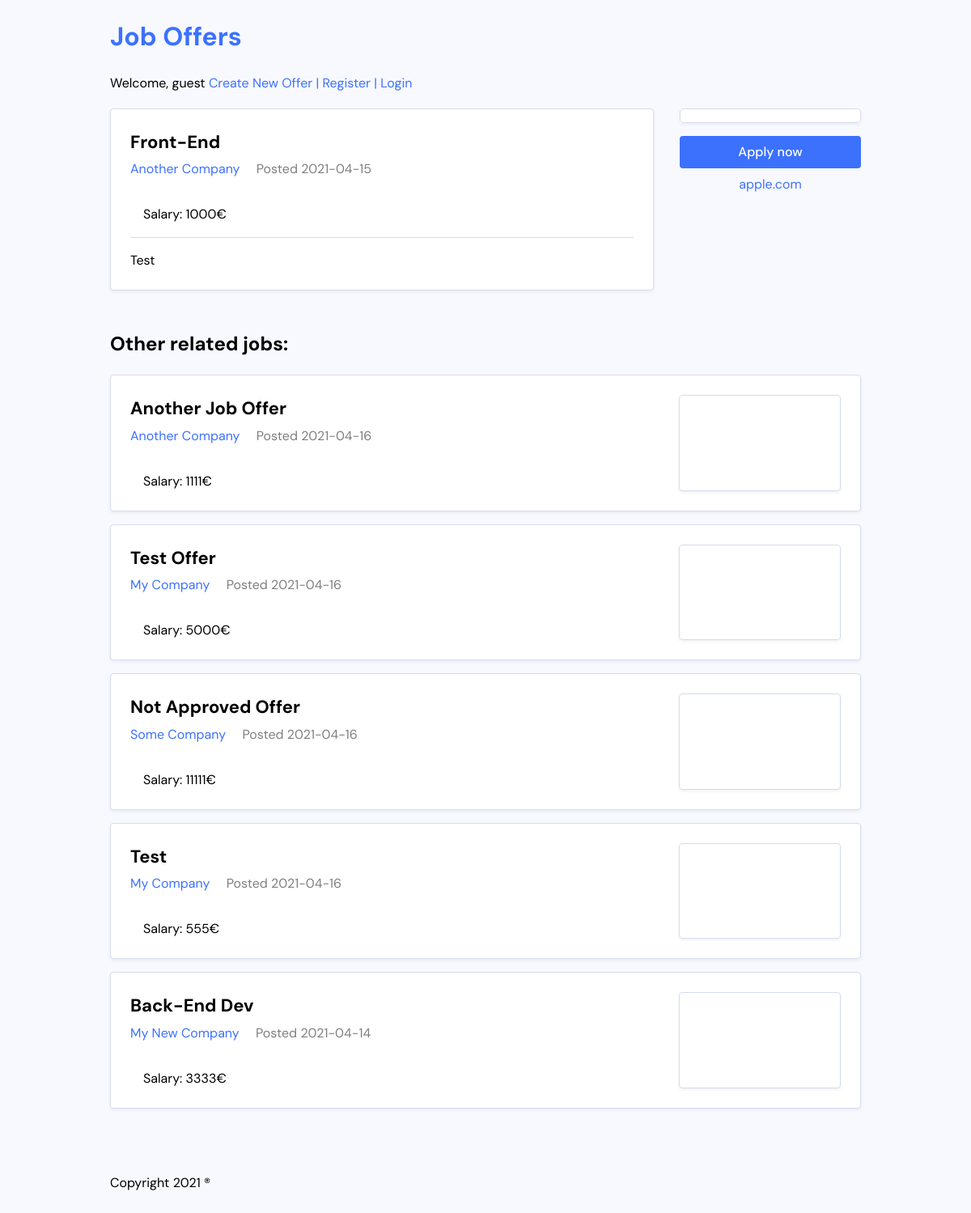
Screenshot of /details.php?id=7 with the database file from the repository.
### tables this page shows
CREATE TABLE `job_offers` (
  `id` int(11) NOT NULL,
  `title` varchar(200) NOT NULL,
  `description` mediumtext NOT NULL,
  `company` varchar(200) NOT NULL,
  `salary` int(11) NOT NULL,
  `posted_on` date DEFAULT curdate(),
  `approved` varchar(50) NOT NULL DEFAULT 'false'
);

### details.php (called while the page is built, shortened)
<?php
require_once 'common.php';
if (isset($_GET['id'])){
    $itemRepo = new \Repositories\Items\ItemRepository($db);
    $id = $_GET['id'];
    $item = $itemRepo->getById($id);
    $lines = explode("\n", $item->getDescription());
    $allItems = $itemRepo->getAll();
    $allItems = iterator_to_array($allItems);
    $filtered = array_filter($allItems, function ($i) {
        global $id;
        return $i['id'] !== $id;
    });
}
require_once 'views/details.php';

### common.php (called while the page is built, shortened)
<?php
spl_autoload_register(function ($className) {
    $className = str_replace("\\", DIRECTORY_SEPARATOR, $className);
});
try {
    $pdo = new PDO("mysql:dbname=job_publications;host=localhost:3306", "root", "");
    $db = new \Database\PDODatabase($pdo);
} catch(Exception $e) {
    echo $e->getMessage();
    exit;
}
$usergreet = 'guest';

### Repositories/Items/ItemRepository.php (called while the page is built, shortened)
<?php
class ItemRepository implements ItemRepositoryInterface
{
    private DatabaseInterface $db;
    public function __construct(DatabaseInterface $db)
    {
        $this->db = $db;
    }
    public function getAll(): \Generator
    {
        return $this->db->query("SELECT * FROM job_offers ORDER BY posted_on DESC ")->execute()->fetch();
    }
    public function getById(int $id): ItemDTO
    {
        $item = $this->db->query("SELECT * FROM job_offers WHERE id = ?")->execute([$id])->fetch();
        $item = $item->current();
        return new ItemDTO($item['title'], $item['company'], $item['salary'], $item['description'], $item['posted_on'], $item['approved']);
    }
}

### Database/PDODatabase.php (called while the page is built, shortened)
<?php
class PDODatabase implements DatabaseInterface
{
    private $pdo;
    public function __construct(\PDO $pdo)
    {
        $this->pdo = $pdo;
    }
    public function query(string $query): DatabaseStatementInterface
    {
        return new DatabaseStatement($this->pdo->prepare($query));
    }
}

### Database/DatabaseStatement.php (called while the page is built, shortened)
<?php
class DatabaseStatement implements DatabaseStatementInterface
{
    private $pdoStatement;
    public function __construct(\PDOStatement $pdoStatement)
    {
        $this->pdoStatement = $pdoStatement;
    }
    public function execute(array $params = []): DatabaseStatementInterface
    {
        $this->pdoStatement->execute($params);
        return $this;
    }
    public function fetch(): \Generator
    {
       $row = $this->pdoStatement->fetch(\PDO::FETCH_ASSOC);
       while ($row !== false) {
           $row = $this->pdoStatement->fetch(\PDO::FETCH_ASSOC);
       }
    }
}

### Data/Items/ItemDTO.php (called while the page is built, shortened)
<?php
class ItemDTO
{
    private $title;
    private $company;
    private $salary;
    private $description;
    private $postedOn;
    public function __construct($title, $company, $salary, $description, $postedOn, $approved)
    {
        $this->title = $title;
        $this->company = $company;
        $this->salary = $salary;
        $this->description = $description;
        $this->postedOn = $postedOn;
    }
    public function getTitle()
    {
        return $this->title;
    }
    public function getCompany()
    {
        return $this->company;
    }
    public function getSalary()
    {
        return $this->salary;
    }
    public function getDescription()
    {
        return $this->description;
    }
    public function getPostedOn()
    {
        return $this->postedOn;
    }
}

### views/details.php (the view, shortened to what this page needs)
<?php require_once "views/templates/header.php"; ?>
    <div class="job-single">
        <main class="job-main">
            <div class="job-card">
                <div class="job-primary">
                    <header class="job-header">
                        <h2 class="job-title"><a href="details.php?id=<?php echo $id ?>"><?php echo $item->getTitle() ?></a></h2>
                        <div class="job-meta">
                            <a class="meta-company" href="details.php?id=<?php echo $id ?>"><?php echo $item->getCompany() ?></a>
                            <span class="meta-date">Posted <?php echo $item->getPostedOn() ?></span>
                        </div>
                        <div class="job-details">
                            <span class="job-type">Salary: <?php echo $item->getSalary() ?>&euro;</span>
                        </div>
                    </header>
                    <div class="job-body">
                        <?php foreach ($lines as $line):?>
                            <p><?php echo $line ?></p>
                        <?php endforeach; ?>
                    </div>
                </div>
            </div>
        </main>
        <aside class="job-secondary">
            <div class="job-logo">
                <div class="job-logo-box">
                </div>
            </div>
            <a href="#" class="button button-wide">Apply now</a>
            <a href="#">apple.com</a>
        </aside>
    </div>
    <h2 class="section-heading">Other related jobs:</h2>
    <ul class="jobs-listing">
<?php foreach($filtered as $item): ?>
    <li class="job-card">
        <div class="job-primary">
            <h2 class="job-title"><a href="details.php?id=<?php echo $item['id'] ?>"><?php echo $item['title'] ?></a></h2>
            <div class="job-meta">
                <a class="meta-company" href="details.php?id=<?php echo $item['id'] ?>"><?php echo $item['company'] ?></a>
                <span class="meta-date">Posted <?php echo $item['posted_on'] ?></span>
            </div>
            <div class="job-details">
                <span class="job-type">Salary: <?php echo $item['salary'] ?>&euro;</span>
            </div>
        </div>
        <div class="job-logo">
            <div class="job-logo-box">
            </div>
        </div>
    </li>
<?php endforeach; ?>
<?php require_once "views/templates/footer.php"; ?>

### views/templates/header.php (shortened to what this page needs)
<!DOCTYPE html>
<html lang="en">
<head>
    <link rel="stylesheet" href="css/master.css">
</head>
<body>
<div class="site-wrapper">
    <header class="site-header">
        <h1 class="site-title"><a href="index.php">Job Offers</a></h1>
        <nav>
            <span>Welcome, <?= $usergreet; ?></span>
            <a href="create.php">Create New Offer | </a>
            <?= $usergreet !== 'guest' ? '<a href="logout.php">Logout</a> | Administrator links: <a href="admin.php">Edits</a>'
             : '<a href="register.php">Register | </a>
                <a href="login.php">Login</a>'?>
        </nav>
    </header>

### views/templates/footer.php
<footer class="site-footer">
    <p>Copyright 2021 &reg;</p>
</footer>
</div>
</body>
</html>

### css/master.css (style rules this page uses)
html { line-height: 1.15; -webkit-text-size-adjust: 100%; }
body { margin: 0; }
main { display: block; }
h1 { font-size: 2em; margin: 0.67em 0; }
a { background-color: transparent; }
html { -webkit-box-sizing: border-box; -moz-box-sizing: border-box; box-sizing: border-box; }
*, *:before, *:after { -webkit-box-sizing: inherit; -moz-box-sizing: inherit; box-sizing: inherit; }
:root { --color-base: #f8f9ff; --color-primary: #3c71fe; --color-separator: #d5dcef; --font-sans: "DM Sans", sans-serif; }
body { background: var(--color-base); font-family: var(--font-sans); line-height: 1.5; }
a { color: var(--color-primary); text-decoration: none; }
.site-wrapper { max-width: 58em; margin: 0 auto; }
.jobs-listing { margin: 0; padding: 0; }
.jobs-listing li { margin-bottom: 1em; }
.job-card { margin: 0; padding: 1.5em; list-style: none; background: white; border: 1px solid var(--color-separator); border-radius: 0.25em; box-shadow: 0px 2px 4px rgba(0, 0, 0, 0.06); display: flex; }
.job-card .job-primary { flex: 1 1 auto; }
.job-card .job-title { margin: 0; font-size: 1.375em; margin-bottom: 0.25em; }
.job-card .job-title a { color: black; }
.job-card .job-details { margin-top: 2em; }
.job-card .job-type { margin-left: 1em; display: inline-block; }
.job-card .meta-date { opacity: 0.5; margin-left: 1em; }
.job-logo { flex: 0 0 12.5em; background: white; display: flex; align-items: stretch; justify-content: stretch; }
.job-logo-box { max-height: 7.875em; border: 1px solid var(--color-separator); border-radius: 0.25em; box-shadow: 0px 2px 4px rgba(0, 0, 0, 0.06); display: flex; align-items: center; justify-content: center; padding: 0.5em; width: 100%; }
.job-single { display: flex; }
.job-single .job-secondary { flex: 0 0 14em; margin-left: 2em; text-align: center; }
.job-single .job-secondary .button { margin-bottom: 0.5em; }
.job-single .job-main { flex: 1 1 auto; }
.job-single .job-body { margin-top: 1em; padding-top: 1em; border-top: 1px solid var(--color-separator); }
.job-single .job-body p:first-child { margin-top: 0; }
.job-single .job-body p:last-child { margin-bottom: 0; }
.job-single .job-logo { margin-bottom: 1em; }
.section-heading { margin-top: 2em; }
.site-footer { margin-top: 5em; margin-bottom: 2em; }
.button { padding: 0.5em 0.75em; border-radius: 0.25em; background: var(--color-primary); color: white; font-weight: 500; text-align: center; display: inline-block; }
.button-wide { width: 100%; }

### rows the page displays
job_offers: title "Front-End", company "Another Company", posted_on "2021-04-15", salary "1000", description "Test"
job_offers: title "Another Job Offer", company "Another Company", posted_on "2021-04-16", salary "1111"
job_offers: title "Test Offer", company "My Company", posted_on "2021-04-16", salary "5000"
job_offers: title "Not Approved Offer", company "Some Company", posted_on "2021-04-16", salary "11111"
job_offers: title "Test", company "My Company", posted_on "2021-04-16", salary "555"
job_offers: title "Back-End Dev", company "My New Company", posted_on "2021-04-14", salary "3333"

### other values shown
$usergreet "guest"
